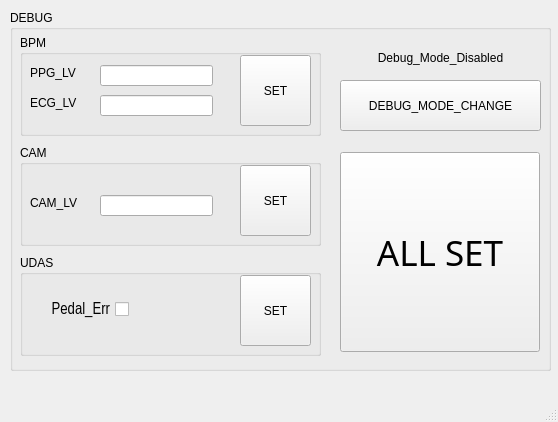
<?xml version="1.0" encoding="UTF-8"?>
<ui version="4.0">
 <class>MainWindow</class>
 <widget class="QMainWindow" name="MainWindow">
  <property name="geometry">
   <rect>
    <x>0</x>
    <y>0</y>
    <width>558</width>
    <height>422</height>
   </rect>
  </property>
  <property name="windowTitle">
   <string>MainWindow</string>
  </property>
  <widget class="QWidget" name="centralwidget">
   <widget class="QGroupBox" name="DEBUG_BOX">
    <property name="geometry">
     <rect>
      <x>10</x>
      <y>10</y>
      <width>541</width>
      <height>361</height>
     </rect>
    </property>
    <property name="title">
     <string>DEBUG</string>
    </property>
    <widget class="QPushButton" name="Debug_Mode_Change">
     <property name="geometry">
      <rect>
       <x>330</x>
       <y>70</y>
       <width>201</width>
       <height>51</height>
      </rect>
     </property>
     <property name="text">
      <string>DEBUG_MODE_CHANGE</string>
     </property>
    </widget>
    <widget class="QGroupBox" name="BPM_SHOW">
     <property name="geometry">
      <rect>
       <x>10</x>
       <y>25</y>
       <width>301</width>
       <height>101</height>
      </rect>
     </property>
     <property name="title">
      <string>BPM</string>
     </property>
     <widget class="QLineEdit" name="ppg_lv_text">
      <property name="geometry">
       <rect>
        <x>80</x>
        <y>30</y>
        <width>113</width>
        <height>21</height>
       </rect>
      </property>
     </widget>
     <widget class="QLineEdit" name="ecg_lv_text">
      <property name="geometry">
       <rect>
        <x>80</x>
        <y>60</y>
        <width>113</width>
        <height>21</height>
       </rect>
      </property>
     </widget>
     <widget class="QLabel" name="ppg_lv">
      <property name="geometry">
       <rect>
        <x>10</x>
        <y>30</y>
        <width>64</width>
        <height>15</height>
       </rect>
      </property>
      <property name="text">
       <string>PPG_LV</string>
      </property>
     </widget>
     <widget class="QLabel" name="ecg_lv">
      <property name="geometry">
       <rect>
        <x>10</x>
        <y>60</y>
        <width>64</width>
        <height>15</height>
       </rect>
      </property>
      <property name="text">
       <string>ECG_LV</string>
      </property>
     </widget>
     <widget class="QPushButton" name="bpm_set">
      <property name="geometry">
       <rect>
        <x>220</x>
        <y>20</y>
        <width>71</width>
        <height>71</height>
       </rect>
      </property>
      <property name="text">
       <string>SET</string>
      </property>
     </widget>
    </widget>
    <widget class="QGroupBox" name="UDAS">
     <property name="geometry">
      <rect>
       <x>10</x>
       <y>245</y>
       <width>301</width>
       <height>101</height>
      </rect>
     </property>
     <property name="title">
      <string>UDAS</string>
     </property>
     <widget class="QPushButton" name="Pedal_ERR_Set">
      <property name="geometry">
       <rect>
        <x>220</x>
        <y>20</y>
        <width>71</width>
        <height>71</height>
       </rect>
      </property>
      <property name="text">
       <string>SET</string>
      </property>
     </widget>
     <widget class="QCheckBox" name="Pedal_ERR">
      <property name="enabled">
       <bool>true</bool>
      </property>
      <property name="geometry">
       <rect>
        <x>8</x>
        <y>45</y>
        <width>101</width>
        <height>19</height>
       </rect>
      </property>
      <property name="baseSize">
       <size>
        <width>0</width>
        <height>0</height>
       </size>
      </property>
      <property name="font">
       <font>
        <family>Arial Narrow</family>
        <pointsize>12</pointsize>
       </font>
      </property>
      <property name="layoutDirection">
       <enum>Qt::RightToLeft</enum>
      </property>
      <property name="text">
       <string>Pedal_Err</string>
      </property>
      <property name="iconSize">
       <size>
        <width>20</width>
        <height>20</height>
       </size>
      </property>
     </widget>
    </widget>
    <widget class="QGroupBox" name="CAM">
     <property name="geometry">
      <rect>
       <x>10</x>
       <y>135</y>
       <width>301</width>
       <height>101</height>
      </rect>
     </property>
     <property name="title">
      <string>CAM</string>
     </property>
     <widget class="QLineEdit" name="cam_lv_text">
      <property name="geometry">
       <rect>
        <x>80</x>
        <y>50</y>
        <width>113</width>
        <height>21</height>
       </rect>
      </property>
     </widget>
     <widget class="QLabel" name="cam_lv">
      <property name="geometry">
       <rect>
        <x>10</x>
        <y>50</y>
        <width>64</width>
        <height>15</height>
       </rect>
      </property>
      <property name="text">
       <string>CAM_LV</string>
      </property>
     </widget>
     <widget class="QPushButton" name="cam_set">
      <property name="geometry">
       <rect>
        <x>220</x>
        <y>20</y>
        <width>71</width>
        <height>71</height>
       </rect>
      </property>
      <property name="text">
       <string>SET</string>
      </property>
     </widget>
    </widget>
    <widget class="QPushButton" name="ALL_SET">
     <property name="geometry">
      <rect>
       <x>330</x>
       <y>142</y>
       <width>200</width>
       <height>200</height>
      </rect>
     </property>
     <property name="font">
      <font>
       <family>굴림</family>
       <pointsize>26</pointsize>
      </font>
     </property>
     <property name="text">
      <string>ALL SET</string>
     </property>
    </widget>
    <widget class="QLabel" name="Debug_Mode_Text">
     <property name="geometry">
      <rect>
       <x>330</x>
       <y>40</y>
       <width>201</width>
       <height>16</height>
      </rect>
     </property>
     <property name="text">
      <string>Debug_Mode_Disabled</string>
     </property>
     <property name="alignment">
      <set>Qt::AlignCenter</set>
     </property>
    </widget>
   </widget>
  </widget>
  <widget class="QMenuBar" name="menubar">
   <property name="geometry">
    <rect>
     <x>0</x>
     <y>0</y>
     <width>558</width>
     <height>26</height>
    </rect>
   </property>
  </widget>
  <widget class="QStatusBar" name="statusbar"/>
 </widget>
 <resources/>
 <connections/>
</ui>
